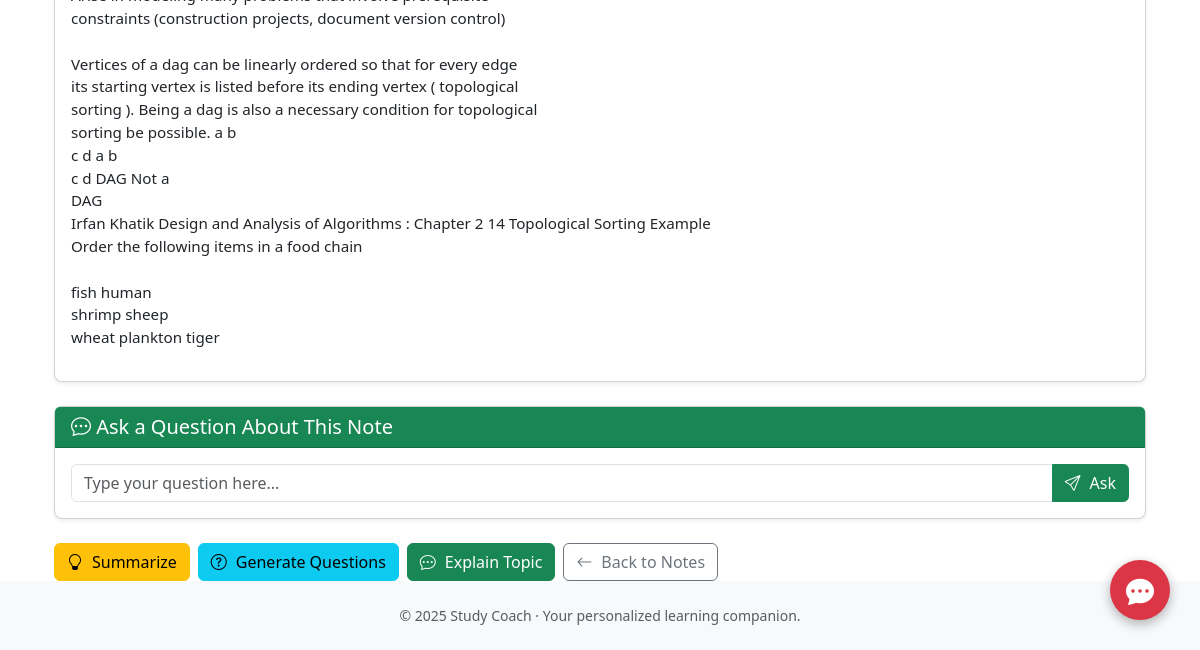
Page /note/2 (signed in, lower part) on the earlier database version.
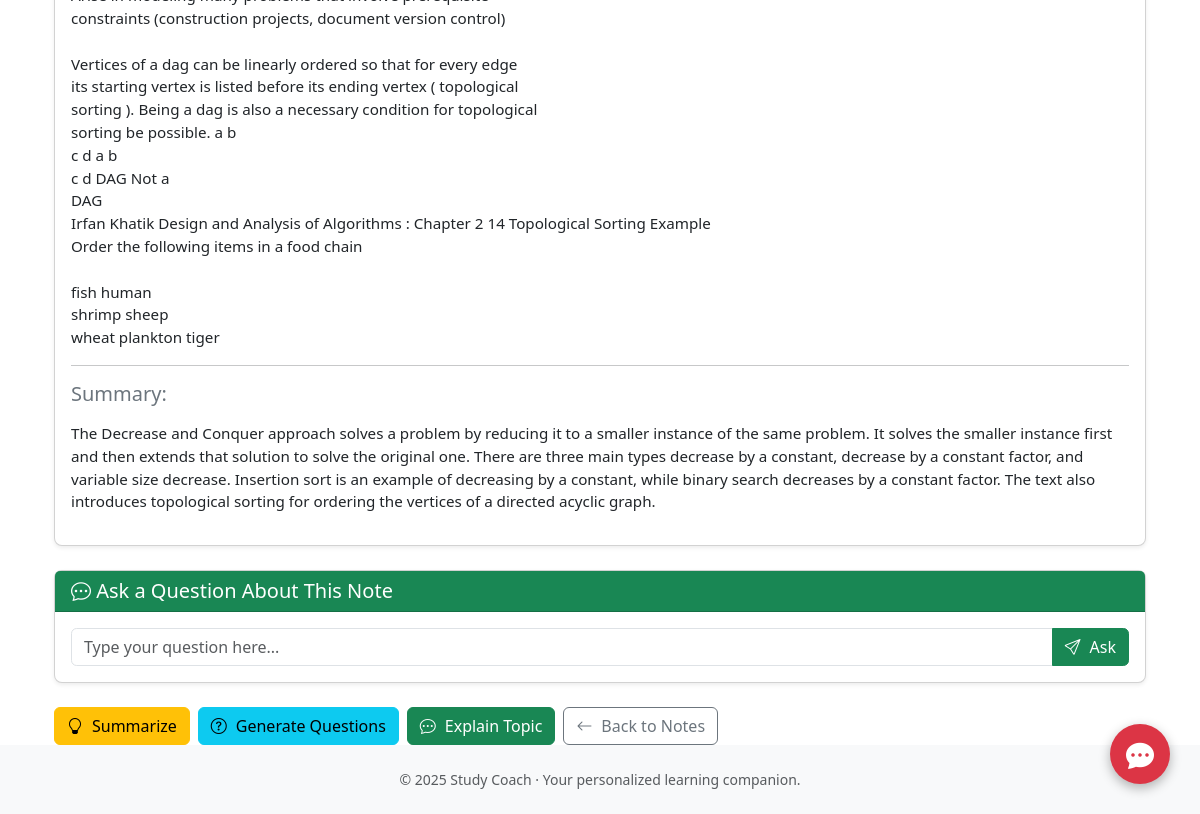
Same page on the later database version.
### tables this page shows
CREATE TABLE notes (
                id INTEGER PRIMARY KEY AUTOINCREMENT,
                user_id INTEGER,
                title TEXT NOT NULL,
                content TEXT NOT NULL,
                file_type TEXT NOT NULL,
                upload_date TEXT NOT NULL,
                summary TEXT,
                questions TEXT,
                FOREIGN KEY (user_id) REFERENCES users(id)
            );

### app.py (the view)
@app.route('/note/<int:note_id>')
@login_required
def view_note(note_id):
    conn = get_db_connection()
    note = conn.execute(
        'SELECT * FROM notes WHERE id = ? AND user_id = ?',
        (note_id, session['user_id'])
    ).fetchone()
    conn.close()
    if not note:
        flash('Note not found', 'danger')
        return redirect(url_for('notes'))
    note_dict = dict(note)
    note_dict['upload_date'] = datetime.fromisoformat(note['upload_date'])
    if note_dict.get('questions'):
        try:
            note_dict['questions'] = json.loads(note_dict['questions'])
        except Exception:
            note_dict['questions'] = []
    else:
        note_dict['questions'] = []
    return render_template('view_note.html', note=note_dict)

### app.py (called while the page is built)
def get_db_connection():
    conn = sqlite3.connect(DATABASE)
    conn.row_factory = sqlite3.Row
    return conn

@login_manager.user_loader
def load_user(user_id):
    conn = get_db_connection()
    row = conn.execute('SELECT * FROM users WHERE id = ?', (user_id,)).fetchone()
    conn.close()
    if row:
        return User(row['id'], row['username'], row['password'])
    return None

@app.context_processor
def inject_now():
    return {'datetime': datetime, 'current_user': current_user}

### templates/view_note.html (shortened to what this page needs)
{% extends "base.html" %}
{% block content %}
<div class="container mt-5">
  <div class="card shadow-sm">
    <div class="card-body">
      <p style="white-space: pre-line;">{{ note.content }}</p>
      {% if note.summary %}
      <hr />
      <h5 class="text-secondary mb-3">Summary:</h5>
      <p>{{ note.summary }}</p>
      {% endif %}
    </div>
  </div>
  <div class="card mt-4 shadow-sm">
    <div class="card-header bg-success text-white">
      <h5 class="mb-0">
        <i class="bi bi-chat-dots"></i> Ask a Question About This Note
      </h5>
    </div>
    <div class="card-body">
      <form action="{{ url_for('ask_note', note_id=note.id) }}" method="POST">
        <div class="input-group">
          <input
            type="text"
            name="query"
            class="form-control"
            placeholder="Type your question here..."
            required
          >
          <button class="btn btn-success" type="submit">
            <i class="bi bi-send"></i> Ask
          </button>
        </div>
      </form>
    </div>
  </div>
  <div class="mt-4 d-flex flex-wrap gap-2">
    <a
      href="{{ url_for('summarize_note', note_id=note.id) }}"
      class="btn btn-warning"
    >
      <i class="bi bi-lightbulb"></i> Summarize
    </a>
    <a
      href="{{ url_for('questions_route', note_id=note.id) }}"
      class="btn btn-info"
    >
      <i class="bi bi-question-circle"></i> Generate Questions
    </a>
    <a
      href="{{ url_for('explain_note', note_id=note.id) }}"
      class="btn btn-success"
    >
      <i class="bi bi-chat-dots"></i> Explain Topic
    </a>
    <a href="{{ url_for('notes') }}" class="btn btn-outline-secondary">
      <i class="bi bi-arrow-left"></i> Back to Notes
    </a>
  </div>
</div>
{% endblock %}

### templates/base.html (shortened to what this page needs)
<!DOCTYPE html>
<html lang="en">
<head>
  <link href="https://cdn.jsdelivr.net/npm/bootstrap@5.3.0/dist/css/bootstrap.min.css" rel="stylesheet" />
  <link rel="stylesheet" href="https://cdn.jsdelivr.net/npm/bootstrap-icons@1.10.0/font/bootstrap-icons.css" />
  <link rel="stylesheet" href="{{ url_for('static', filename='style.css') }}" />
</head>
<body class="d-flex flex-column min-vh-100">
  <div class="container mt-4 flex-grow-1">
    <a href="{{ url_for('rag_chat') }}" class="rag-chat-btn">
      <i class="bi bi-chat-dots-fill fs-3"></i>
    </a>
    {% block content %}{% endblock %}
  </div>
  <footer class="mt-auto py-4 bg-light">
    <div class="container text-center">
      <p class="text-muted small mb-0">
        &copy; {{ datetime.utcnow().year }} Study Coach &middot; Your
        personalized learning companion.
      </p>
    </div>
  </footer>
</body>
</html>

### static/style.css (style rules this page uses)
.card { border-radius: 0.5rem; }
.card-header { font-weight: 600; }
.card-body p { font-size: 0.95rem; }
.btn i { margin-right: 0.3rem; }
footer { background-color: #f8f9fa; }
footer p { font-size: 0.85rem; }
form .form-control { border-radius: 0.35rem; }
form .btn { border-radius: 0.35rem; }

### templates/base.html (style rules this page uses)
.rag-chat-btn { position: fixed; bottom: 30px; right: 30px; background: #dc3545; color: white; width: 60px; height: 60px; border-radius: 50%; display: flex; align-items: center; justify-content: center; box-shadow: 0 4px 12px rgba(0, 0, 0, 0.3); text-decoration: none; z-index: 1000; transition: transform 0.2s ease-in-out; }

Differences in the rows shown:
now on this page (row edited): notes: summary "The Decrease and Conquer approach solves a problem by reducing it to a smaller instance of the same problem. It solves the smaller instance first and then extends that solution to solve the original one. There are three main types decrease by a constant, decrease by a constant factor, and variable size decrease. Insertion sort is an example of decreasing by a constant, while binary search decreases by a constant factor. The text also introduces topological sorting for ordering the vertices of a directed acyclic graph."
Other differences:
text now shown: "Summary:"
